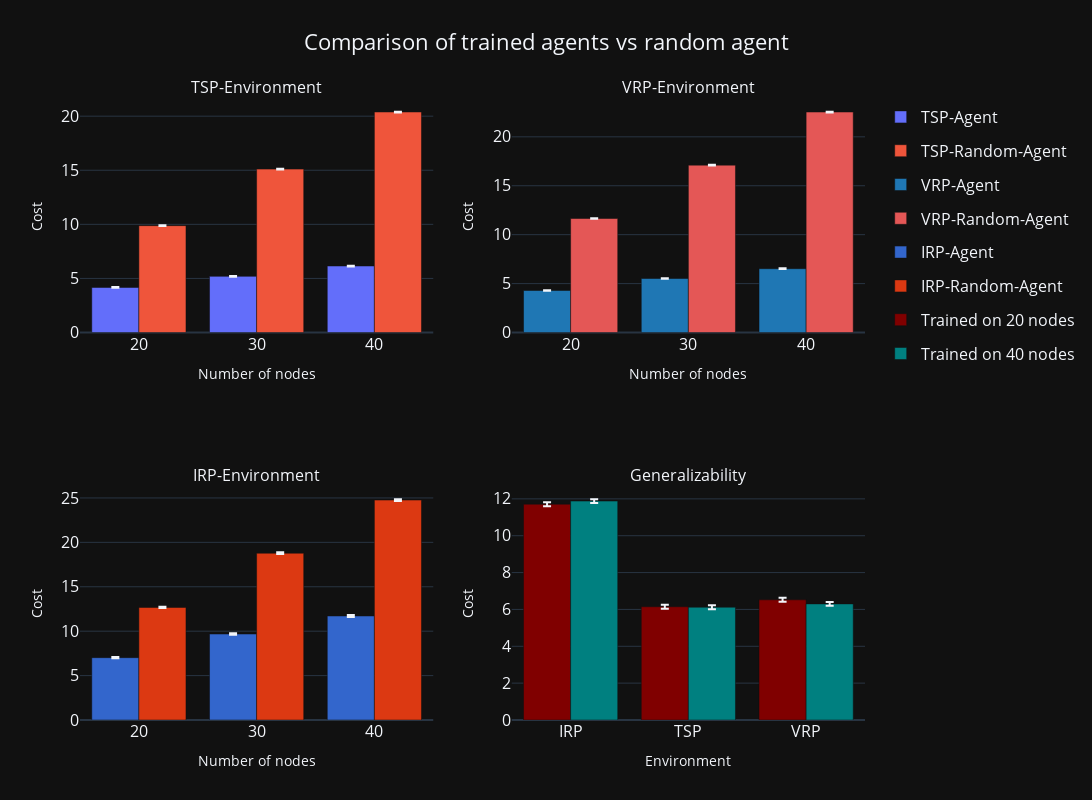

Notebook code for this chart:
### Code cell
# hacky way to force plotly to group bars even with nan values 
# and force legend order
# and use express plots for subplots

# data of models evaled in their trained env (env and num nodes)
tsp_res = combined_results.query("Model == 'TSP-Agent' or Model == 'TSP-Random-Agent'")
vrp_res = combined_results.query("Model == 'VRP-Agent' or Model == 'VRP-Random-Agent'")
irp_res = combined_results.query("Model == 'IRP-Agent' or Model == 'IRP-Random-Agent'")

# fig of the data above
tsp_fig = generate_bar_plot(tsp_res, ["#636efa", "#EF553B"], "num_nodes", "cost", "model")
vrp_fig = generate_bar_plot(vrp_res, ["#1F77B4", "#E45756"], "num_nodes", "cost", "model")
irp_fig = generate_bar_plot(irp_res, ["#3366CC", "#DC3912"], "num_nodes", "cost", "model")
general_fig = generate_bar_plot(general_plot_df, ["maroon", "teal"], "env", "cost", "model" )

for i in range(0, 6, 2):
    general_fig._data_objs[i]["offsetgroup"] = "IRP-Agent-20"
    general_fig._data_objs[i+1]["offsetgroup"] = "IRP-Agent"
    general_fig._data_objs[i]["legendgroup"] = "20"
    general_fig._data_objs[i+1]["legendgroup"] = "40"
    general_fig._data_objs[i]["name"] = "Trained on 20 nodes"
    general_fig._data_objs[i+1]["name"] = "Trained on 40 nodes"



tsp_res_traces = get_traces(tsp_fig)
vrp_res_traces = get_traces(vrp_fig)
irp_res_traces = get_traces(irp_fig)
gen_res_traces = get_traces(general_fig)
plots = make_subplots(rows=2, cols=2, subplot_titles=["TSP-Environment","VRP-Environment","IRP-Environment", "Generalizability"])
for i in range(1,4):
    plots['layout']['xaxis{}'.format(i)]['title']={'text': "Number of nodes", 'font_size': 14}
    plots['layout']['yaxis{}'.format(i)]['title']={'text': "Cost", 'font_size': 14}

plots['layout']['xaxis4'.format(i)]['title']={'text': "Environment", 'font_size': 14}
plots['layout']['yaxis4'.format(i)]['title']={'text': "Cost", 'font_size': 14}

for i in range(len(tsp_res_traces)):
    plots.add_trace(tsp_res_traces[i], row=1, col=1)

for i in range(len(tsp_res_traces)):
    plots.add_trace(vrp_res_traces[i], row=1, col=2)

for i in range(len(tsp_res_traces)):
    plots.add_trace(irp_res_traces[i], row=2, col=1)

for i in range(len(gen_res_traces)):
    plots.add_trace(gen_res_traces[i], row=2, col=2)


plots.update_layout(
    height=800,
    width=1400,
    title="Comparison of trained agents vs random agent", 
    title_x = 0.5,
    font=dict(
        size=16,
    ),
    template="plotly_dark",
)

del_duplicate_legend(plots)
plots.show()

### Figure 1 — Plotly figure (JSON) as saved in the notebook; plotly's stock layout.template omitted (floating-point values rounded to 4 significant figures)
{"data": [{"alignmentgroup": "True", "error_y": {"array": [0.03145, 0.03157, 0.03494, 0.08379, 0.1055, 0.1258], "arrayminus": [0.03145, 0.03157, 0.03494, 0.08379, 0.1055, 0.1258], "symmetric": false, "type": "data"}, "hovertemplate": "model=TSP-Agent<br>num_nodes=%{x}<br>cost=%{y}<extra></extra>", "legendgroup": "TSP-Agent", "marker": {"color": "#636efa", "pattern": {"shape": ""}}, "name": "TSP-Agent", "offsetgroup": "TSP-Agent", "orientation": "v", "showlegend": true, "textposition": "auto", "type": "bar", "x": [20, 30, 40], "xaxis": "x", "y": [4.164, 5.189, 6.146], "yaxis": "y"}, {"alignmentgroup": "True", "error_y": {"array": [0.03145, 0.03157, 0.03494, 0.08379, 0.1055, 0.1258], "arrayminus": [0.03145, 0.03157, 0.03494, 0.08379, 0.1055, 0.1258], "symmetric": false, "type": "data"}, "hovertemplate": "model=TSP-Random-Agent<br>num_nodes=%{x}<br>cost=%{y}<extra></extra>", "legendgroup": "TSP-Random-Agent", "marker": {"color": "#EF553B", "pattern": {"shape": ""}}, "name": "TSP-Random-Agent", "offsetgroup": "TSP-Random-Agent", "orientation": "v", "showlegend": true, "textposition": "auto", "type": "bar", "x": [20, 30, 40], "xaxis": "x", "y": [9.878, 15.1, 20.38], "yaxis": "y"}, {"alignmentgroup": "True", "error_y": {"array": [0.04192, 0.03158, 0.03034, 0.1474, 0.1314, 0.1083], "arrayminus": [0.04192, 0.03158, 0.03034, 0.1474, 0.1314, 0.1083], "symmetric": false, "type": "data"}, "hovertemplate": "model=VRP-Agent<br>num_nodes=%{x}<br>cost=%{y}<extra></extra>", "legendgroup": "VRP-Agent", "marker": {"color": "#1F77B4", "pattern": {"shape": ""}}, "name": "VRP-Agent", "offsetgroup": "VRP-Agent", "orientation": "v", "showlegend": true, "textposition": "auto", "type": "bar", "x": [40, 30, 20], "xaxis": "x2", "y": [6.521, 5.516, 4.293], "yaxis": "y2"}, {"alignmentgroup": "True", "error_y": {"array": [0.04192, 0.03158, 0.03034, 0.1474, 0.1314, 0.1083], "arrayminus": [0.04192, 0.03158, 0.03034, 0.1474, 0.1314, 0.1083], "symmetric": false, "type": "data"}, "hovertemplate": "model=VRP-Random-Agent<br>num_nodes=%{x}<br>cost=%{y}<extra></extra>", "legendgroup": "VRP-Random-Agent", "marker": {"color": "#E45756", "pattern": {"shape": ""}}, "name": "VRP-Random-Agent", "offsetgroup": "VRP-Random-Agent", "orientation": "v", "showlegend": true, "textposition": "auto", "type": "bar", "x": [40, 30, 20], "xaxis": "x2", "y": [22.53, 17.11, 11.65], "yaxis": "y2"}, {"alignmentgroup": "True", "error_y": {"array": [0.07368, 0.1065, 0.09402, 0.1158, 0.166, 0.1548], "arrayminus": [0.07368, 0.1065, 0.09402, 0.1158, 0.166, 0.1548], "symmetric": false, "type": "data"}, "hovertemplate": "model=IRP-Agent<br>num_nodes=%{x}<br>cost=%{y}<extra></extra>", "legendgroup": "IRP-Agent", "marker": {"color": "#3366CC", "pattern": {"shape": ""}}, "name": "IRP-Agent", "offsetgroup": "IRP-Agent", "orientation": "v", "showlegend": true, "textposition": "auto", "type": "bar", "x": [20, 40, 30], "xaxis": "x3", "y": [7.019, 11.71, 9.678], "yaxis": "y3"}, {"alignmentgroup": "True", "error_y": {"array": [0.07368, 0.1065, 0.09402, 0.1158, 0.166, 0.1548], "arrayminus": [0.07368, 0.1065, 0.09402, 0.1158, 0.166, 0.1548], "symmetric": false, "type": "data"}, "hovertemplate": "model=IRP-Random-Agent<br>num_nodes=%{x}<br>cost=%{y}<extra></extra>", "legendgroup": "IRP-Random-Agent", "marker": {"color": "#DC3912", "pattern": {"shape": ""}}, "name": "IRP-Random-Agent", "offsetgroup": "IRP-Random-Agent", "orientation": "v", "showlegend": true, "textposition": "auto", "type": "bar", "x": [20, 40, 30], "xaxis": "x3", "y": [12.67, 24.76, 18.78], "yaxis": "y3"}, {"alignmentgroup": "True", "error_y": {"array": [0.1065, 0.09831, 0.03494, 0.03203, 0.04192, 0.03408], "arrayminus": [0.1065, 0.09831, 0.03494, 0.03203, 0.04192, 0.03408], "symmetric": false, "type": "data"}, "hovertemplate": "model=IRP-Agent<br>env=%{x}<br>cost=%{y}<extra></extra>", "legendgroup": "20", "marker": {"color": "maroon", "pattern": {"shape": ""}}, "name": "Trained on 20 nodes", "offsetgroup": "IRP-Agent-20", "orientation": "v", "showlegend": true, "textposition": "auto", "type": "bar", "x": ["IRP"], "xaxis": "x4", "y": [11.71], "yaxis": "y4"}, {"alignmentgroup": "True", "error_y": {"array": [0.1065, 0.09831, 0.03494, 0.03203, 0.04192, 0.03408], "arrayminus": [0.1065, 0.09831, 0.03494, 0.03203, 0.04192, 0.03408], "symmetric": false, "type": "data"}, "hovertemplate": "model=IRP-Agent-20<br>env=%{x}<br>cost=%{y}<extra></extra>", "legendgroup": "40", "marker": {"color": "teal", "pattern": {"shape": ""}}, "name": "Trained on 40 nodes", "offsetgroup": "IRP-Agent", "orientation": "v", "showlegend": true, "textposition": "auto", "type": "bar", "x": ["IRP"], "xaxis": "x4", "y": [11.88], "yaxis": "y4"}, {"alignmentgroup": "True", "error_y": {"array": [0.1065, 0.09831, 0.03494, 0.03203, 0.04192, 0.03408], "arrayminus": [0.1065, 0.09831, 0.03494, 0.03203, 0.04192, 0.03408], "symmetric": false, "type": "data"}, "hovertemplate": "model=TSP-Agent<br>env=%{x}<br>cost=%{y}<extra></extra>", "legendgroup": "20", "marker": {"color": "maroon", "pattern": {"shape": ""}}, "name": "Trained on 20 nodes", "offsetgroup": "IRP-Agent-20", "orientation": "v", "showlegend": false, "textposition": "auto", "type": "bar", "x": ["TSP"], "xaxis": "x4", "y": [6.146], "yaxis": "y4"}, {"alignmentgroup": "True", "error_y": {"array": [0.1065, 0.09831, 0.03494, 0.03203, 0.04192, 0.03408], "arrayminus": [0.1065, 0.09831, 0.03494, 0.03203, 0.04192, 0.03408], "symmetric": false, "type": "data"}, "hovertemplate": "model=TSP-Agent-20<br>env=%{x}<br>cost=%{y}<extra></extra>", "legendgroup": "40", "marker": {"color": "teal", "pattern": {"shape": ""}}, "name": "Trained on 40 nodes", "offsetgroup": "IRP-Agent", "orientation": "v", "showlegend": false, "textposition": "auto", "type": "bar", "x": ["TSP"], "xaxis": "x4", "y": [6.12], "yaxis": "y4"}, {"alignmentgroup": "True", "error_y": {"array": [0.1065, 0.09831, 0.03494, 0.03203, 0.04192, 0.03408], "arrayminus": [0.1065, 0.09831, 0.03494, 0.03203, 0.04192, 0.03408], "symmetric": false, "type": "data"}, "hovertemplate": "model=VRP-Agent<br>env=%{x}<br>cost=%{y}<extra></extra>", "legendgroup": "20", "marker": {"color": "maroon", "pattern": {"shape": ""}}, "name": "Trained on 20 nodes", "offsetgroup": "IRP-Agent-20", "orientation": "v", "showlegend": false, "textposition": "auto", "type": "bar", "x": ["VRP"], "xaxis": "x4", "y": [6.521], "yaxis": "y4"}, {"alignmentgroup": "True", "error_y": {"array": [0.1065, 0.09831, 0.03494, 0.03203, 0.04192, 0.03408], "arrayminus": [0.1065, 0.09831, 0.03494, 0.03203, 0.04192, 0.03408], "symmetric": false, "type": "data"}, "hovertemplate": "model=VRP-Agent-20<br>env=%{x}<br>cost=%{y}<extra></extra>", "legendgroup": "40", "marker": {"color": "teal", "pattern": {"shape": ""}}, "name": "Trained on 40 nodes", "offsetgroup": "IRP-Agent", "orientation": "v", "showlegend": false, "textposition": "auto", "type": "bar", "x": ["VRP"], "xaxis": "x4", "y": [6.3], "yaxis": "y4"}], "layout": {"annotations": [{"font": {"size": 16}, "showarrow": false, "text": "TSP-Environment", "x": 0.225, "xanchor": "center", "xref": "paper", "y": 1, "yanchor": "bottom", "yref": "paper"}, {"font": {"size": 16}, "showarrow": false, "text": "VRP-Environment", "x": 0.775, "xanchor": "center", "xref": "paper", "y": 1, "yanchor": "bottom", "yref": "paper"}, {"font": {"size": 16}, "showarrow": false, "text": "IRP-Environment", "x": 0.225, "xanchor": "center", "xref": "paper", "y": 0.375, "yanchor": "bottom", "yref": "paper"}, {"font": {"size": 16}, "showarrow": false, "text": "Generalizability", "x": 0.775, "xanchor": "center", "xref": "paper", "y": 0.375, "yanchor": "bottom", "yref": "paper"}], "font": {"size": 16}, "height": 800, "title": {"text": "Comparison of trained agents vs random agent", "x": 0.5}, "width": 1400, "xaxis": {"anchor": "y", "domain": [0, 0.45], "title": {"font": {"size": 14}, "text": "Number of nodes"}}, "xaxis2": {"anchor": "y2", "domain": [0.55, 1], "title": {"font": {"size": 14}, "text": "Number of nodes"}}, "xaxis3": {"anchor": "y3", "domain": [0, 0.45], "title": {"font": {"size": 14}, "text": "Number of nodes"}}, "xaxis4": {"anchor": "y4", "domain": [0.55, 1], "title": {"font": {"size": 14}, "text": "Environment"}}, "yaxis": {"anchor": "x", "domain": [0.625, 1], "title": {"font": {"size": 14}, "text": "Cost"}}, "yaxis2": {"anchor": "x2", "domain": [0.625, 1], "title": {"font": {"size": 14}, "text": "Cost"}}, "yaxis3": {"anchor": "x3", "domain": [0, 0.375], "title": {"font": {"size": 14}, "text": "Cost"}}, "yaxis4": {"anchor": "x4", "domain": [0, 0.375], "title": {"font": {"size": 14}, "text": "Cost"}}}}
